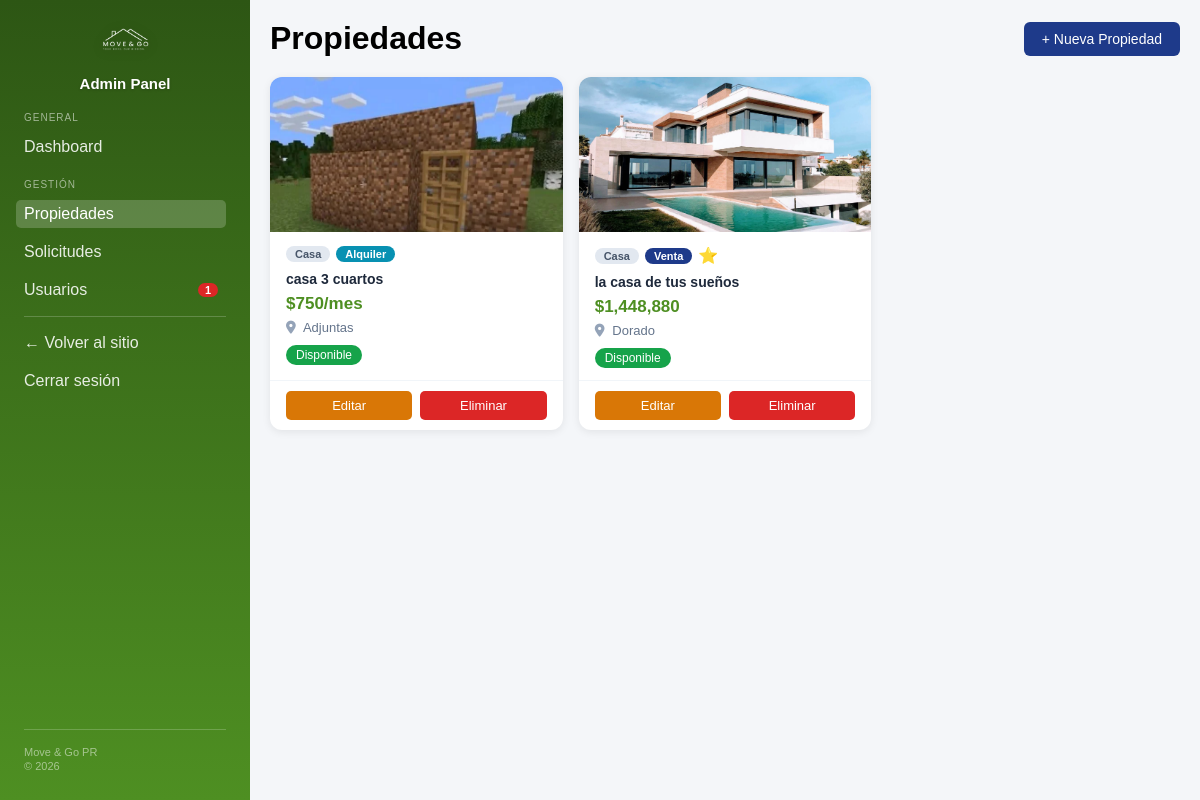
Page /dashboard.php?section=properties (signed in) on the committed database.
### tables this page shows
CREATE TABLE `properties` (
  `id` bigint(20) UNSIGNED NOT NULL,
  `title` varchar(150) NOT NULL,
  `property_type` enum('house','apartment','condo','land','commercial') NOT NULL,
  `type` enum('sale','rent') NOT NULL,
  `price` decimal(12,2) NOT NULL,
  `address` varchar(255) NOT NULL,
  `municipio_id` smallint(5) UNSIGNED NOT NULL,
  `sqft` int(10) UNSIGNED DEFAULT NULL,
  `beds` tinyint(3) UNSIGNED DEFAULT NULL,
  `bath` tinyint(3) UNSIGNED DEFAULT NULL,
  `laundry` varchar(100) DEFAULT NULL,
  `pets` varchar(100) DEFAULT NULL,
  `mailbox` varchar(100) DEFAULT NULL,
  `parking` varchar(100) DEFAULT NULL,
  `furnished` tinyint(1) NOT NULL DEFAULT 0,
  `featured` tinyint(1) NOT NULL DEFAULT 0,
  `status` enum('available','sold','rented','inactive') NOT NULL DEFAULT 'available',
  `description` text DEFAULT NULL,
  `lat` decimal(10,7) DEFAULT NULL,
  `lng` decimal(10,7) DEFAULT NULL,
  `created_at` timestamp NOT NULL DEFAULT current_timestamp()
);

CREATE TABLE `municipios` (
  `id` smallint(5) UNSIGNED NOT NULL,
  `municipality` varchar(80) NOT NULL,
  `region` enum('Norte','Sur','Este','Oeste','Centro','Metro') NOT NULL
);

### includes/properties_panel.php (the view, shortened to what this page needs)
<?php
$action  = $_GET['action'] ?? 'list';
function status_badge($status) {
    $colors = [
        'available' => '#16a34a',
        'sold'      => '#1e3a8a',
        'rented'    => '#d97706',
        'inactive'  => '#94a3b8',
    ];
    $labels = [
        'available' => 'Disponible',
        'sold'      => 'Vendido',
        'rented'    => 'Alquilado',
        'inactive'  => 'Inactivo',
    ];
    $color = $colors[$status] ?? '#94a3b8';
    $label = $labels[$status] ?? $status;
    return "<span style='background:{$color}; color:white; padding:3px 10px; border-radius:12px; font-size:12px;'>{$label}</span>";
}
?>
<?php
if ($action === 'list'): ?>
    <div class="panel-header">
        <h1 style="margin:0;">Propiedades</h1>
        <a href="dashboard.php?section=properties&action=add" class="btn-primary">+ Nueva Propiedad</a>
    </div>
    <?php
    $properties = $pdo->query("
        SELECT p.*, m.municipality,
            (SELECT image_url FROM property_images
              WHERE property_id = p.id AND is_primary = 1 LIMIT 1) AS image
        FROM properties p
        LEFT JOIN municipios m ON p.municipio_id = m.id
        ORDER BY p.created_at DESC
    ")->fetchAll(PDO::FETCH_ASSOC);
    ?>
    <?php
    $type_labels = ['house'=>'Casa','apartment'=>'Apartamento','condo'=>'Condo','land'=>'Terreno','commercial'=>'Comercial'];
    if (empty($properties)): ?>
        <div class="card" style="cursor:default;">
            <p style="color:#888; text-align:center;">
                No hay propiedades registradas. <a href="dashboard.php?section=properties&action=add">Añadir la primera.</a>
            </p>
        </div>
    <?php else: ?>
        <div class="prop-grid">
            <?php foreach ($properties as $p): ?>
            <div class="prop-card">
                <?php if ($p['image']): ?>
                    <img src="<?= htmlspecialchars($p['image']) ?>" alt="foto" class="prop-card-img">
                <?php else: ?>
                    <div class="prop-card-no-img">Sin foto</div>
                <?php endif; ?>
                <div class="prop-card-body">
                    <div class="prop-card-badges">
                        <span class="badge-type"><?= $type_labels[$p['property_type']] ?? ucfirst($p['property_type']) ?></span>
                        <span class="<?= $p['type'] === 'sale' ? 'badge-sale' : 'badge-rent' ?>">
                            <?= $p['type'] === 'sale' ? 'Venta' : 'Alquiler' ?>
                        </span>
                        <?php if ($p['featured']): ?><span title="Destacado">⭐</span><?php endif; ?>
                    </div>
                    <p class="prop-card-title"><?= htmlspecialchars($p['title']) ?></p>
                    <p class="prop-card-price">
                        $<?= number_format($p['price'], 0) ?><?= $p['type'] === 'rent' ? '/mes' : '' ?>
                    </p>
                    <?php if (!empty($p['municipality'])): ?>
                        <p class="prop-card-location"><i class="fa-solid fa-location-dot" style="color:#94a3b8; width:14px;"></i> <?= htmlspecialchars($p['municipality']) ?></p>
                    <?php endif; ?>
                    <div style="margin-top:4px;"><?= status_badge($p['status']) ?></div>
                </div>
                <div class="prop-card-footer">
                    <a href="dashboard.php?section=properties&action=edit&id=<?= $p['id'] ?>" class="btn-edit">Editar</a>
                    <form method="POST"
                          onsubmit="return confirm('¿Eliminar «<?= htmlspecialchars(addslashes($p['title'])) ?>»? Esta acción no se puede deshacer.');">
                        <button type="submit" class="btn-danger">Eliminar</button>
                    </form>
                </div>
            </div>
            <?php endforeach; ?>
        </div>
    <?php endif; ?>
<?php
endif; ?>

### dashboard.php (shortened to what this page needs)
<?php
require_once 'config.php';
$section = $_GET['section'] ?? 'overview';
$pending_user_count = 0;
try {
    $pending_user_count = (int)$pdo->query("SELECT COUNT(*) FROM users WHERE status = 'pending'")->fetchColumn();
} catch (Exception $e) {
}
?>
<!DOCTYPE html>
<html lang="es">
<head>
    <link rel="stylesheet" href="css/admin.css">
    <link rel="stylesheet" href="https://cdnjs.cloudflare.com/ajax/libs/font-awesome/6.5.1/css/all.min.css">
</head>
<body>
<div class="admin-container">
    <div class="sidebar">
        <div class="sidebar-nav">
            <img src="img/moveandgopr-logo-solito.png" alt="Move & Go PR" class="sidebar-logo">
            <h2>Admin Panel</h2>
            <p class="nav-section-label">General</p>
            <a href="dashboard.php?section=overview"
               class="<?php echo $section === 'overview' ? 'active' : '' ?>">
                Dashboard
            </a>
            <p class="nav-section-label">Gestión</p>
            <a href="dashboard.php?section=properties"
               class="<?php echo $section === 'properties' ? 'active' : '' ?>">
                Propiedades
            </a>
            <a href="dashboard.php?section=quotes"
               class="<?php echo $section === 'quotes' ? 'active' : '' ?>">
                Solicitudes
            </a>
            <a href="dashboard.php?section=users"
               class="<?php echo $section === 'users' ? 'active' : '' ?>"
               style="display:flex; align-items:center; justify-content:space-between;">
                Usuarios
                <?php if ($pending_user_count > 0): ?>
                    <span style="background:#dc2626; color:white; border-radius:10px; padding:1px 7px; font-size:11px; font-weight:700; flex-shrink:0;">
                        <?= $pending_user_count ?>
                    </span>
                <?php endif; ?>
            </a>
            <hr class="nav-divider">
            <a href="index.php">← Volver al sitio</a>
            <a href="logout.php">Cerrar sesión</a>
        </div>
        <div class="sidebar-footer">
            <span>Move & Go PR</span>
            <span>© <?= date('Y') ?></span>
        </div>
    </div>
    <div class="main-content">
        <?php
        switch ($section) {
            case 'properties':
                include 'includes/properties_panel.php';
                break;
        }
        ?>
    </div>
</div>
</body>
</html>

### css/admin.css (style rules this page uses)
*, *::before, *::after { box-sizing: border-box; }
body { margin: 0; font-family: Arial, sans-serif; background-color: #f4f6f9; }
.admin-container { display: flex; height: 100dvh; overflow: hidden; }
.sidebar { width: 250px; flex-shrink: 0; background: linear-gradient(180deg, #2d5614 0%, #3B6E1A 40%, #4E8F22 100%); color: white; height: 100dvh; overflow-y: auto; padding: 20px 24px 28px; display: flex; flex-direction: column; }
.sidebar-nav { flex: 1; }
.sidebar-logo { display: block; width: 64px; margin: 0 auto 12px; filter: drop-shadow(0 2px 6px rgba(0,0,0,0.25)); }
.sidebar-footer { margin-top: auto; padding-top: 16px; border-top: 1px solid rgba(255,255,255,0.2); display: flex; flex-direction: column; gap: 2px; font-size: 11px; color: rgba(255,255,255,0.5); }
.sidebar h2 { margin-bottom: 20px; text-align: center; font-size: 15px; color: white; text-shadow: 0 1px 3px rgba(0,0,0,0.2); }
.sidebar a { display: block; color: rgba(255,255,255,0.88); text-decoration: none; margin: 10px 0; font-size: 16px; }
.main-content { flex: 1; min-width: 0; padding: 20px; overflow-y: auto; }
.prop-grid { display: grid; grid-template-columns: repeat(auto-fill, minmax(260px, 1fr)); gap: 16px; }
.prop-card { background: white; border-radius: 12px; overflow: hidden; box-shadow: 0 2px 8px rgba(0,0,0,0.08); display: flex; flex-direction: column; transition: box-shadow 0.2s, transform 0.15s; }
.prop-card-img { width: 100%; height: 155px; object-fit: cover; display: block; }
.prop-card-body { padding: 14px 16px; flex: 1; display: flex; flex-direction: column; gap: 6px; }
.prop-card-badges { display: flex; gap: 6px; align-items: center; flex-wrap: wrap; }
.badge-sale { background: #1e3a8a; color: white; padding: 2px 9px; border-radius: 10px; font-size: 11px; font-weight: 600; }
.badge-rent { background: #0891b2; color: white; padding: 2px 9px; border-radius: 10px; font-size: 11px; font-weight: 600; }
.badge-type { background: #e2e8f0; color: #475569; padding: 2px 9px; border-radius: 10px; font-size: 11px; font-weight: 600; }
.prop-card-title { font-weight: 700; font-size: 14px; color: #1e293b; margin: 2px 0 0; line-height: 1.3; }
.prop-card-price { font-size: 17px; font-weight: 700; color: #4E8F22; margin: 0; }
.prop-card-location { font-size: 13px; color: #64748b; margin: 0; }
.prop-card-footer { padding: 10px 16px; border-top: 1px solid #f1f5f9; display: flex; gap: 8px; }
.prop-card-footer .btn-edit { flex: 1; text-align: center; padding: 7px 0; }
.prop-card-footer form { flex: 1; }
.prop-card-footer .btn-danger { width: 100%; padding: 7px 0; }

### dashboard.php (style rules this page uses)
.sidebar a.active { color: #ffffff; background: rgba(255,255,255,0.2); border-radius: 5px; padding: 5px 8px; margin-left: -8px; }
.sidebar a { padding: 5px 8px; margin-left: -8px; border-radius: 5px; transition: background 0.2s; }
.sidebar .nav-section-label { font-size: 10px; text-transform: uppercase; letter-spacing: 1px; color: rgba(255,255,255,0.55); margin: 18px 0 6px 0; }
.sidebar .nav-divider { border: none; border-top: 1px solid rgba(255,255,255,0.2); margin: 12px 0; }

### includes/properties_panel.php (style rules this page uses)
.panel-header { display: flex; justify-content: space-between; align-items: center; margin-bottom: 20px; }
.btn-primary { background: #1e3a8a; color: white; padding: 9px 18px; border: none; border-radius: 6px; text-decoration: none; font-size: 14px; cursor: pointer; display: inline-block; }
.btn-danger { background: #dc2626; color: white; padding: 6px 12px; border: none; border-radius: 5px; font-size: 13px; cursor: pointer; }
.btn-edit { background: #d97706; color: white; padding: 6px 12px; border-radius: 5px; text-decoration: none; font-size: 13px; display: inline-block; }

### rows in the picture
properties: shows a picture, property_type "Casa", type "Alquiler", title "casa 3 cuartos", price "750", municipio.municipality "Adjuntas", status "Disponible"
properties: shows a picture, property_type "Casa", type "Venta", title "la casa de tus sueños", price "1,448,880", municipio.municipality "Dorado", status "Disponible"

### other values in the picture
$pending_user_count "1"
